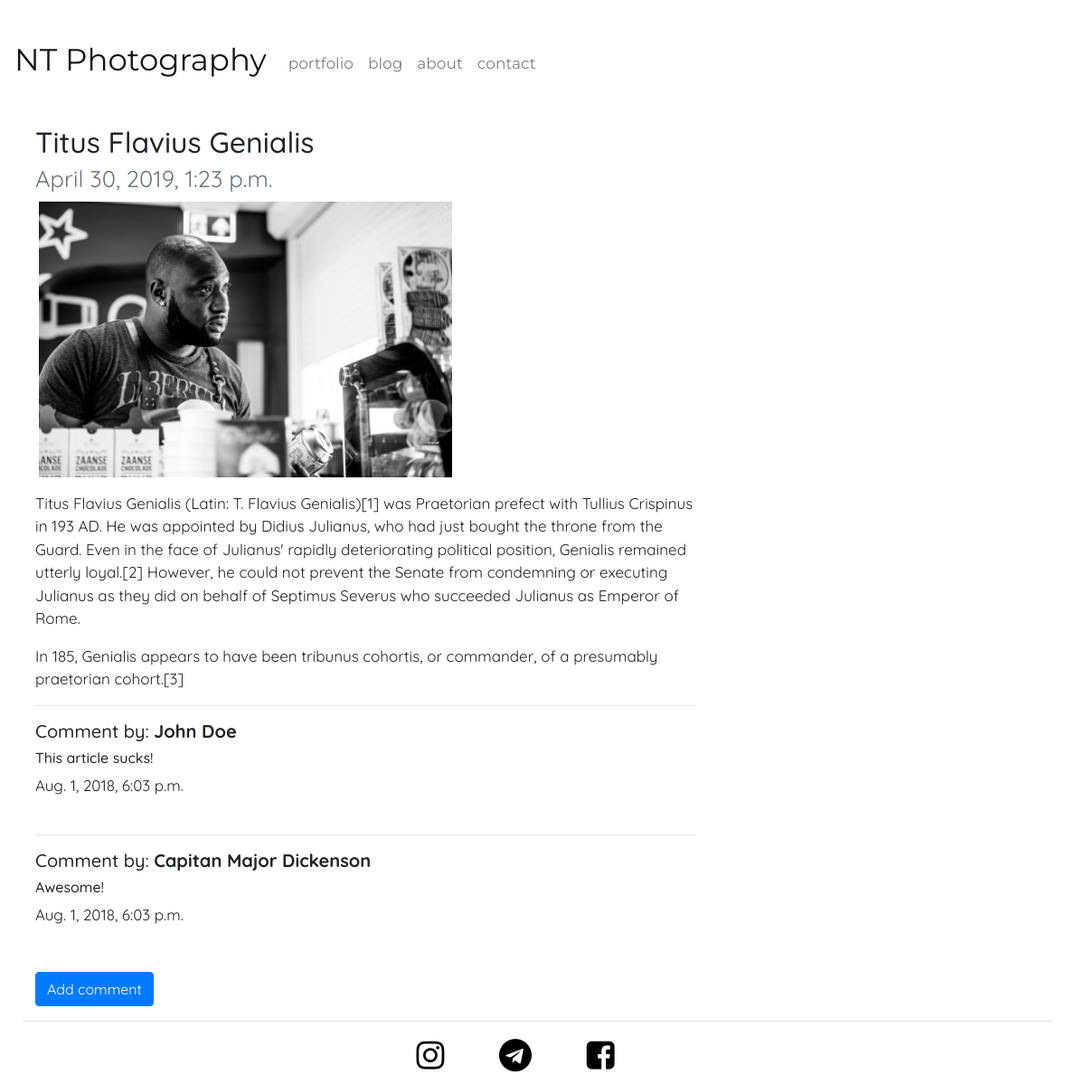
Page /blog/2 on the committed database.
### blog/models.py (models this page shows, shortened)
class Post(models.Model):
    name = models.CharField(max_length=150)
    text = models.TextField(max_length=5000)
    date = models.DateTimeField(auto_now=True)
    image = models.ForeignKey(Picture, blank=True, null=True, on_delete=models.CASCADE)

class Comment(models.Model):
    post = models.ForeignKey(Post, related_name='comments', on_delete=models.CASCADE)
    author = models.CharField(max_length=200)
    text = models.TextField()
    created_date = models.DateTimeField(auto_now=True)

### portf/models.py (models this page shows, shortened)
class Picture(models.Model):
    name = models.CharField(max_length=150)
    path = models.ImageField(upload_to='photos')
    page = models.CharField(max_length=150)

### blog/views.py (the view)
# urls.py: re_path(r'(?P<pk>\d+)$', PostDetailView.as_view(), name='post_detail'),
class PostDetailView(DetailView):
    model = Post
    def get_context_data(self, **kwargs):
        context = super().get_context_data(**kwargs)
        context['activate'] = 'blog'
        return context

### blog/templates/blog/post_detail.html
{% extends "base.html" %}
{% block content %}
<div class="container-fluid">
  <div class="row">
    <div class="col-lg-8 col-md-10 col-sm-12">
        <h2>{{post.name}}
        <br><small class="text-muted">{{post.date}}</small><br></h2>
        {% if post.image %}
          <div id='postimage' class="col-lg-8 col-md-10 col-sm-12">
            <img src="{{ post.image.path.url }}" class="img-fluid" alt="Responsive image">
          </div>
        {% endif %}
        <p>{{post.text|safe}}</p>
        {% for comment in post.comments.all %}
            <hr>
            <h5>Comment by: <strong>{{ comment.author }}</strong></h5>
            <h6>{{ comment.text }}</h6>
            {{ comment.created_date }}
            <br><br>
          {% empty %}
              <br><hr>
              <p>No comments posted.</p>
        {% endfor %}
        <br>
        <a class="btn btn-primary btn-comment" href="{% url 'blog:add_comment_to_post' pk=post.pk %}">Add comment</a>
    </div>
  </div>
</div>
{% endblock %}

### portf/static/css/master.css (style rules this page uses)
body { position: relative; background-color: white; margin-top: 3%; margin-left: 2%; margin-right: 3%; font-size: 17px; font-family: 'Quicksand', sans-serif; }
a { color: black; }
#postimage { position: relative; margin-left: -1.5%; }

### rows in the picture
Post: name "Titus Flavius Genialis", date "April 30, 2019, 1:23 p.m.", image.path (picture), text "Titus Flavius Genialis (Latin: T. Flavius Genialis)[1] was Praetorian prefect with Tullius Crispinus in 193 AD. He was appointed by Didius Julianus, who had just bought the throne from the Guard. Even in the face of Julianus' rapidly deteriorating political position, Genialis remained utterly loyal.[2] However, he could not prevent the Senate from condemning or executing Julianus as they did on behalf of Septimus Severus who succeeded Julianus as Emperor of Rome. In 185, Genialis appears to have been tribunus cohortis, or commander, of a presumably praetorian cohort.[3]"
Comment: author "John Doe", text "This article sucks!", created_date "Aug. 1, 2018, 6:03 p.m."
Comment: author "Capitan Major Dickenson", text "Awesome!", created_date "Aug. 1, 2018, 6:03 p.m."
